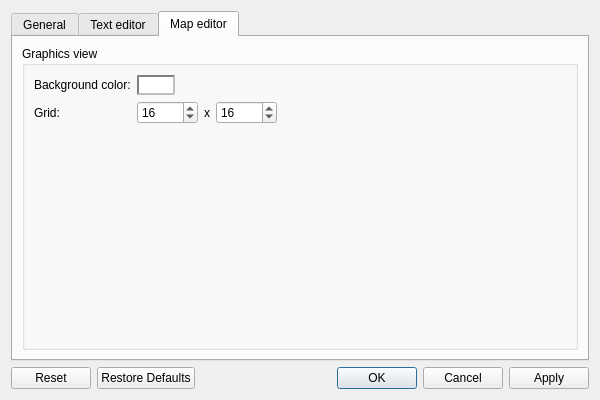
<?xml version="1.0" encoding="UTF-8"?>
<ui version="4.0">
 <class>SettingsDialog</class>
 <widget class="QDialog" name="SettingsDialog">
  <property name="geometry">
   <rect>
    <x>0</x>
    <y>0</y>
    <width>600</width>
    <height>400</height>
   </rect>
  </property>
  <property name="windowTitle">
   <string>Settings</string>
  </property>
  <layout class="QVBoxLayout" name="verticalLayout">
   <item>
    <widget class="QTabWidget" name="tab_widget">
     <property name="currentIndex">
      <number>2</number>
     </property>
     <widget class="QWidget" name="general_tab">
      <attribute name="title">
       <string>General</string>
      </attribute>
      <layout class="QVBoxLayout" name="verticalLayout_2">
       <item>
        <widget class="QGroupBox" name="directory_group_box">
         <property name="title">
          <string>Directory</string>
         </property>
         <layout class="QFormLayout" name="formLayout">
          <item row="0" column="0">
           <widget class="QLabel" name="working_directory_label">
            <property name="text">
             <string>Working directory:</string>
            </property>
           </widget>
          </item>
          <item row="0" column="1">
           <layout class="QHBoxLayout" name="horizontalLayout">
            <item>
             <widget class="QLineEdit" name="working_directory_field"/>
            </item>
            <item>
             <widget class="QPushButton" name="working_directory_button">
              <property name="text">
               <string>Browse...</string>
              </property>
             </widget>
            </item>
           </layout>
          </item>
         </layout>
        </widget>
       </item>
       <item>
        <widget class="QGroupBox" name="running_group_box">
         <property name="title">
          <string>Running</string>
         </property>
         <layout class="QVBoxLayout" name="verticalLayout_4">
          <item>
           <widget class="QCheckBox" name="no_audio_field">
            <property name="text">
             <string>No audio</string>
            </property>
           </widget>
          </item>
          <item>
           <widget class="QCheckBox" name="video_acceleration_field">
            <property name="text">
             <string>Video acceleration</string>
            </property>
           </widget>
          </item>
          <item>
           <widget class="QCheckBox" name="win_console_field">
            <property name="text">
             <string>Show console (only needed on Windows)</string>
            </property>
           </widget>
          </item>
          <item>
           <layout class="QHBoxLayout" name="quest_size_layout">
            <item>
             <widget class="QCheckBox" name="quest_size_field">
              <property name="text">
               <string>Quest size:</string>
              </property>
             </widget>
            </item>
            <item>
             <widget class="QSpinBox" name="quest_size_width_field">
              <property name="maximumSize">
               <size>
                <width>70</width>
                <height>16777215</height>
               </size>
              </property>
              <property name="minimum">
               <number>8</number>
              </property>
              <property name="maximum">
               <number>99999</number>
              </property>
              <property name="singleStep">
               <number>80</number>
              </property>
              <property name="value">
               <number>320</number>
              </property>
             </widget>
            </item>
            <item>
             <widget class="QLabel" name="quest_size_separator_label">
              <property name="text">
               <string>x</string>
              </property>
             </widget>
            </item>
            <item>
             <widget class="QSpinBox" name="quest_size_height_field">
              <property name="maximumSize">
               <size>
                <width>70</width>
                <height>16777215</height>
               </size>
              </property>
              <property name="minimum">
               <number>8</number>
              </property>
              <property name="maximum">
               <number>99999</number>
              </property>
              <property name="singleStep">
               <number>80</number>
              </property>
              <property name="value">
               <number>240</number>
              </property>
             </widget>
            </item>
            <item>
             <spacer name="quest_size_spacer">
              <property name="orientation">
               <enum>Qt::Horizontal</enum>
              </property>
              <property name="sizeHint" stdset="0">
               <size>
                <width>40</width>
                <height>20</height>
               </size>
              </property>
             </spacer>
            </item>
           </layout>
          </item>
         </layout>
        </widget>
       </item>
       <item>
        <spacer name="general_spacer">
         <property name="orientation">
          <enum>Qt::Vertical</enum>
         </property>
         <property name="sizeHint" stdset="0">
          <size>
           <width>20</width>
           <height>40</height>
          </size>
         </property>
        </spacer>
       </item>
      </layout>
     </widget>
     <widget class="QWidget" name="text_editor_tab">
      <attribute name="title">
       <string>Text editor</string>
      </attribute>
      <layout class="QVBoxLayout" name="verticalLayout_3">
       <item>
        <widget class="QGroupBox" name="font_group_box">
         <property name="title">
          <string>Font</string>
         </property>
         <layout class="QFormLayout" name="formLayout_2">
          <item row="0" column="0">
           <widget class="QLabel" name="font_family_label">
            <property name="text">
             <string>Family:</string>
            </property>
           </widget>
          </item>
          <item row="1" column="1">
           <layout class="QHBoxLayout" name="font_size_layout">
            <item>
             <widget class="QSpinBox" name="font_size_field">
              <property name="minimum">
               <number>4</number>
              </property>
              <property name="maximum">
               <number>72</number>
              </property>
             </widget>
            </item>
            <item>
             <spacer name="font_size_spacer">
              <property name="orientation">
               <enum>Qt::Horizontal</enum>
              </property>
              <property name="sizeHint" stdset="0">
               <size>
                <width>40</width>
                <height>20</height>
               </size>
              </property>
             </spacer>
            </item>
           </layout>
          </item>
          <item row="1" column="0">
           <widget class="QLabel" name="font_size_label">
            <property name="text">
             <string>Size:</string>
            </property>
           </widget>
          </item>
          <item row="0" column="1">
           <widget class="QFontComboBox" name="font_family_field">
            <property name="fontFilters">
             <set>QFontComboBox::MonospacedFonts</set>
            </property>
            <property name="currentFont">
             <font>
              <family>DejaVu Sans Mono</family>
              <pointsize>10</pointsize>
              <weight>75</weight>
              <bold>true</bold>
             </font>
            </property>
           </widget>
          </item>
         </layout>
        </widget>
       </item>
      </layout>
     </widget>
     <widget class="QWidget" name="map_editor_tab">
      <attribute name="title">
       <string>Map editor</string>
      </attribute>
      <layout class="QVBoxLayout" name="verticalLayout_5">
       <item>
        <widget class="QGroupBox" name="map_graphics_group_box">
         <property name="title">
          <string>Graphics view</string>
         </property>
         <layout class="QFormLayout" name="formLayout_3">
          <item row="0" column="0">
           <widget class="QLabel" name="map_background_label">
            <property name="text">
             <string>Background color:</string>
            </property>
           </widget>
          </item>
          <item row="1" column="0">
           <widget class="QLabel" name="map_grid_label">
            <property name="text">
             <string>Grid:</string>
            </property>
           </widget>
          </item>
          <item row="1" column="1">
           <layout class="QHBoxLayout" name="map_grid_layout">
            <item>
             <widget class="QSpinBox" name="map_grid_width_field">
              <property name="maximumSize">
               <size>
                <width>70</width>
                <height>16777215</height>
               </size>
              </property>
              <property name="minimum">
               <number>8</number>
              </property>
              <property name="maximum">
               <number>99999</number>
              </property>
              <property name="singleStep">
               <number>8</number>
              </property>
              <property name="value">
               <number>16</number>
              </property>
             </widget>
            </item>
            <item>
             <widget class="QLabel" name="map_grid_separator_label">
              <property name="text">
               <string>x</string>
              </property>
             </widget>
            </item>
            <item>
             <widget class="QSpinBox" name="map_grid_height_field">
              <property name="maximumSize">
               <size>
                <width>70</width>
                <height>16777215</height>
               </size>
              </property>
              <property name="minimum">
               <number>8</number>
              </property>
              <property name="maximum">
               <number>99999</number>
              </property>
              <property name="singleStep">
               <number>8</number>
              </property>
              <property name="value">
               <number>16</number>
              </property>
             </widget>
            </item>
            <item>
             <spacer name="map_grid_spacer">
              <property name="orientation">
               <enum>Qt::Horizontal</enum>
              </property>
              <property name="sizeHint" stdset="0">
               <size>
                <width>40</width>
                <height>20</height>
               </size>
              </property>
             </spacer>
            </item>
           </layout>
          </item>
          <item row="0" column="1">
           <widget class="QPushButton" name="map_background_button">
            <property name="sizePolicy">
             <sizepolicy hsizetype="Fixed" vsizetype="Fixed">
              <horstretch>0</horstretch>
              <verstretch>0</verstretch>
             </sizepolicy>
            </property>
            <property name="styleSheet">
             <string notr="true"> QPushButton {
     background-color: white;
     border-style: inset;
     border-width: 2px;
/*     border-radius: 5px; */
     border-color: gray;
     min-width: 1em;
     padding: 1px;
 }</string>
            </property>
            <property name="text">
             <string/>
            </property>
           </widget>
          </item>
         </layout>
        </widget>
       </item>
      </layout>
     </widget>
    </widget>
   </item>
   <item>
    <widget class="QDialogButtonBox" name="button_box">
     <property name="orientation">
      <enum>Qt::Horizontal</enum>
     </property>
     <property name="standardButtons">
      <set>QDialogButtonBox::Apply|QDialogButtonBox::Cancel|QDialogButtonBox::Ok|QDialogButtonBox::Reset|QDialogButtonBox::RestoreDefaults</set>
     </property>
    </widget>
   </item>
  </layout>
 </widget>
 <resources/>
 <connections>
  <connection>
   <sender>button_box</sender>
   <signal>accepted()</signal>
   <receiver>SettingsDialog</receiver>
   <slot>accept()</slot>
   <hints>
    <hint type="sourcelabel">
     <x>248</x>
     <y>254</y>
    </hint>
    <hint type="destinationlabel">
     <x>157</x>
     <y>274</y>
    </hint>
   </hints>
  </connection>
  <connection>
   <sender>button_box</sender>
   <signal>rejected()</signal>
   <receiver>SettingsDialog</receiver>
   <slot>reject()</slot>
   <hints>
    <hint type="sourcelabel">
     <x>316</x>
     <y>260</y>
    </hint>
    <hint type="destinationlabel">
     <x>286</x>
     <y>274</y>
    </hint>
   </hints>
  </connection>
 </connections>
</ui>
